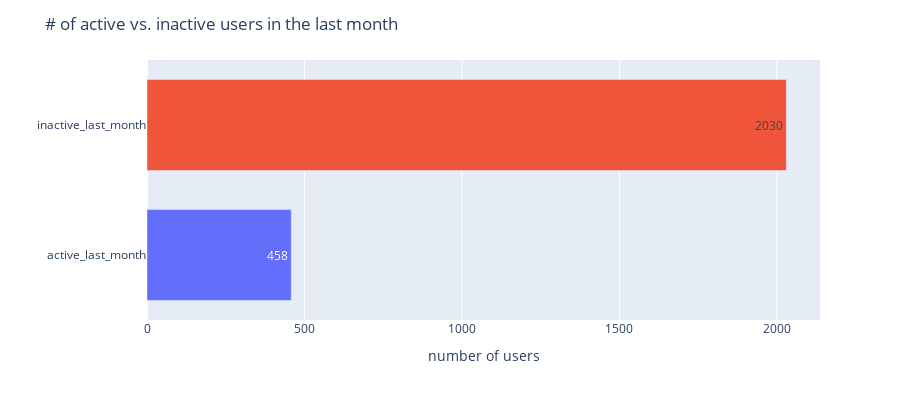

The notebook cell this image was saved under:
### Code cell
# number of users active in the last month for each db

df_gtzero['active_last_month'] = df_gtzero['last_call'] >= '2025-03-01'
df_gtzero['inactive_last_month'] = df_gtzero['last_call'] < '2025-03-01'
print(len(df))
print(len(df_gtzero))

fig = px.bar(
    x=[df_gtzero['active_last_month'].sum(), df_gtzero['inactive_last_month'].sum()],
    y=['active_last_month', 'inactive_last_month'],
    text=[df_gtzero['active_last_month'].sum(), df_gtzero['inactive_last_month'].sum()],
    color=['blue', 'red'],
    orientation='h',
)

fig.update_layout(
    bargap=0.3,
    height=400,
    xaxis_title='number of users',
    yaxis_title='',
    showlegend=False,
    title='# of active vs. inactive users in the last month'
)
fig.show()

### Figure 1 — Plotly figure (JSON) as saved in the notebook; plotly's stock layout.template omitted (floating-point values rounded to 4 significant figures)
{"data": [{"hovertemplate": "color=blue<br>x=%{x}<br>y=%{y}<br>text=%{text}<extra></extra>", "legendgroup": "blue", "marker": {"color": "#636efa", "pattern": {"shape": ""}}, "name": "blue", "orientation": "h", "showlegend": true, "text": [458.0], "textposition": "auto", "type": "bar", "x": [458], "xaxis": "x", "y": ["active_last_month"], "yaxis": "y"}, {"hovertemplate": "color=red<br>x=%{x}<br>y=%{y}<br>text=%{text}<extra></extra>", "legendgroup": "red", "marker": {"color": "#EF553B", "pattern": {"shape": ""}}, "name": "red", "orientation": "h", "showlegend": true, "text": [2030.0], "textposition": "auto", "type": "bar", "x": [2030], "xaxis": "x", "y": ["inactive_last_month"], "yaxis": "y"}], "layout": {"bargap": 0.3, "barmode": "relative", "height": 400, "legend": {"title": {"text": "color"}, "tracegroupgap": 0}, "margin": {"t": 60}, "showlegend": false, "title": {"text": "# of active vs. inactive users in the last month"}, "xaxis": {"anchor": "y", "domain": [0, 1], "title": {"text": "number of users"}}, "yaxis": {"anchor": "x", "domain": [0, 1], "title": {"text": ""}}}}
